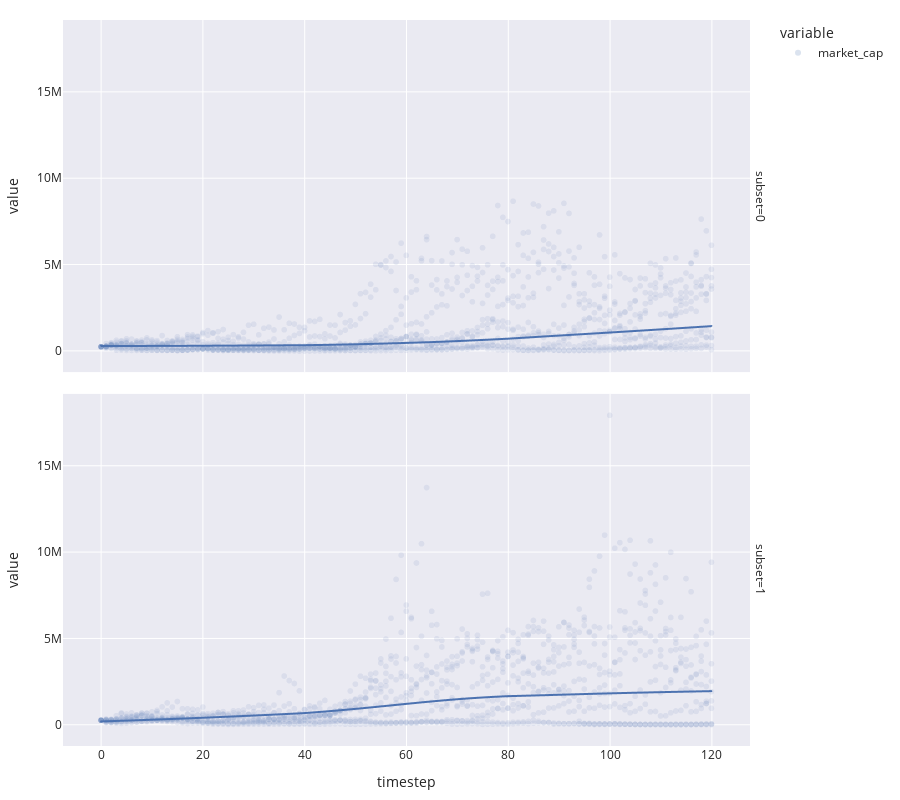

The notebook cell saved with this chart:
### Code cell
fig = px.scatter(
    simulation_result,
    x='timestep',
    y=['market_cap'],
    facet_row='subset',
    opacity=0.1,
    trendline='lowess',
    height=800,
    template='seaborn'
)

fig.update_layout(
    margin=dict(l=20, r=20, t=20, b=20),
)

fig.show()

### Figure 1 — Plotly figure (JSON) as saved in the notebook; plotly's stock layout.template omitted (floating-point values rounded to 4 significant figures; data arrays with more than 128 entries replaced by an {"elided": "..."} marker saying what was removed)
{"data": [{"hovertemplate": "variable=market_cap<br>subset=0<br>timestep=%{x}<br>value=%{y}<extra></extra>", "legendgroup": "market_cap", "marker": {"color": "rgb(76,114,176)", "opacity": 0.1, "symbol": "circle"}, "mode": "markers", "name": "market_cap", "showlegend": true, "type": "scattergl", "x": {"elided": "1210 int values"}, "xaxis": "x2", "y": {"elided": "1210 float values"}, "yaxis": "y2"}, {"hovertemplate": "<b>LOWESS trendline</b><br><br>variable=market_cap<br>subset=0<br>timestep=%{x}<br>value=%{y} <b>(trend)</b><extra></extra>", "legendgroup": "market_cap", "marker": {"color": "rgb(76,114,176)", "symbol": "circle"}, "mode": "lines", "name": "market_cap", "showlegend": false, "type": "scattergl", "x": {"elided": "1210 int values"}, "xaxis": "x2", "y": {"elided": "1210 float values"}, "yaxis": "y2"}, {"hovertemplate": "variable=market_cap<br>subset=1<br>timestep=%{x}<br>value=%{y}<extra></extra>", "legendgroup": "market_cap", "marker": {"color": "rgb(76,114,176)", "opacity": 0.1, "symbol": "circle"}, "mode": "markers", "name": "market_cap", "showlegend": false, "type": "scattergl", "x": {"elided": "1210 int values"}, "xaxis": "x", "y": {"elided": "1210 float values"}, "yaxis": "y"}, {"hovertemplate": "<b>LOWESS trendline</b><br><br>variable=market_cap<br>subset=1<br>timestep=%{x}<br>value=%{y} <b>(trend)</b><extra></extra>", "legendgroup": "market_cap", "marker": {"color": "rgb(76,114,176)", "symbol": "circle"}, "mode": "lines", "name": "market_cap", "showlegend": false, "type": "scattergl", "x": {"elided": "1210 int values"}, "xaxis": "x", "y": {"elided": "1210 float values"}, "yaxis": "y"}], "layout": {"annotations": [{"font": {}, "showarrow": false, "text": "subset=1", "textangle": 90, "x": 0.98, "xanchor": "left", "xref": "paper", "y": 0.2425, "yanchor": "middle", "yref": "paper"}, {"font": {}, "showarrow": false, "text": "subset=0", "textangle": 90, "x": 0.98, "xanchor": "left", "xref": "paper", "y": 0.7575, "yanchor": "middle", "yref": "paper"}], "height": 800, "legend": {"title": {"text": "variable"}, "tracegroupgap": 0}, "margin": {"b": 20, "l": 20, "r": 20, "t": 20}, "xaxis": {"anchor": "y", "domain": [0, 0.98], "title": {"text": "timestep"}}, "xaxis2": {"anchor": "y2", "domain": [0, 0.98], "matches": "x", "showticklabels": false}, "yaxis": {"anchor": "x", "domain": [0, 0.485], "title": {"text": "value"}}, "yaxis2": {"anchor": "x2", "domain": [0.515, 1], "matches": "y", "title": {"text": "value"}}}}
